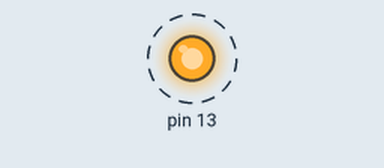
Bench run of a sketch on a simulated Arduino Uno, built with avr-gcc and run on an emulated ATmega328P. Parts: output pins drawn as LEDs (lit = HIGH). Dashed ring = blinking.

Above: at 0.5 s.
Timing chart, 0 to 4.6 s (numbered marks = the images above):
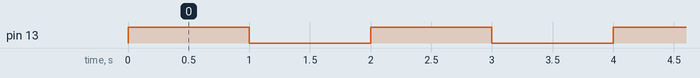

Measured:
- by itself, pin 13: alternates HIGH for 1.0 s and LOW for 1.0 s

The sketch:

preprocessor2b.ino
```cpp
/*
  Der leichte Einstieg in Arduino & Co.
  mehrere Dateien

  Version 1.00, 16.05.2020
  Der Hobbyelektroniker
  https://community.hobbyelektroniker.ch
  https://www.youtube.com/c/HobbyelektronikerCh
  Der Code kann mit Quellenangabe frei verwendet werden.
*/

const int zeit = 1000;

void blink() {
  digitalWrite(13, 1);
  delay(zeit);
  digitalWrite(13, 0);
  delay(zeit);
}

void setup() {
  pinMode(13, 1);
}

void loop() {
  blink();
}
```
